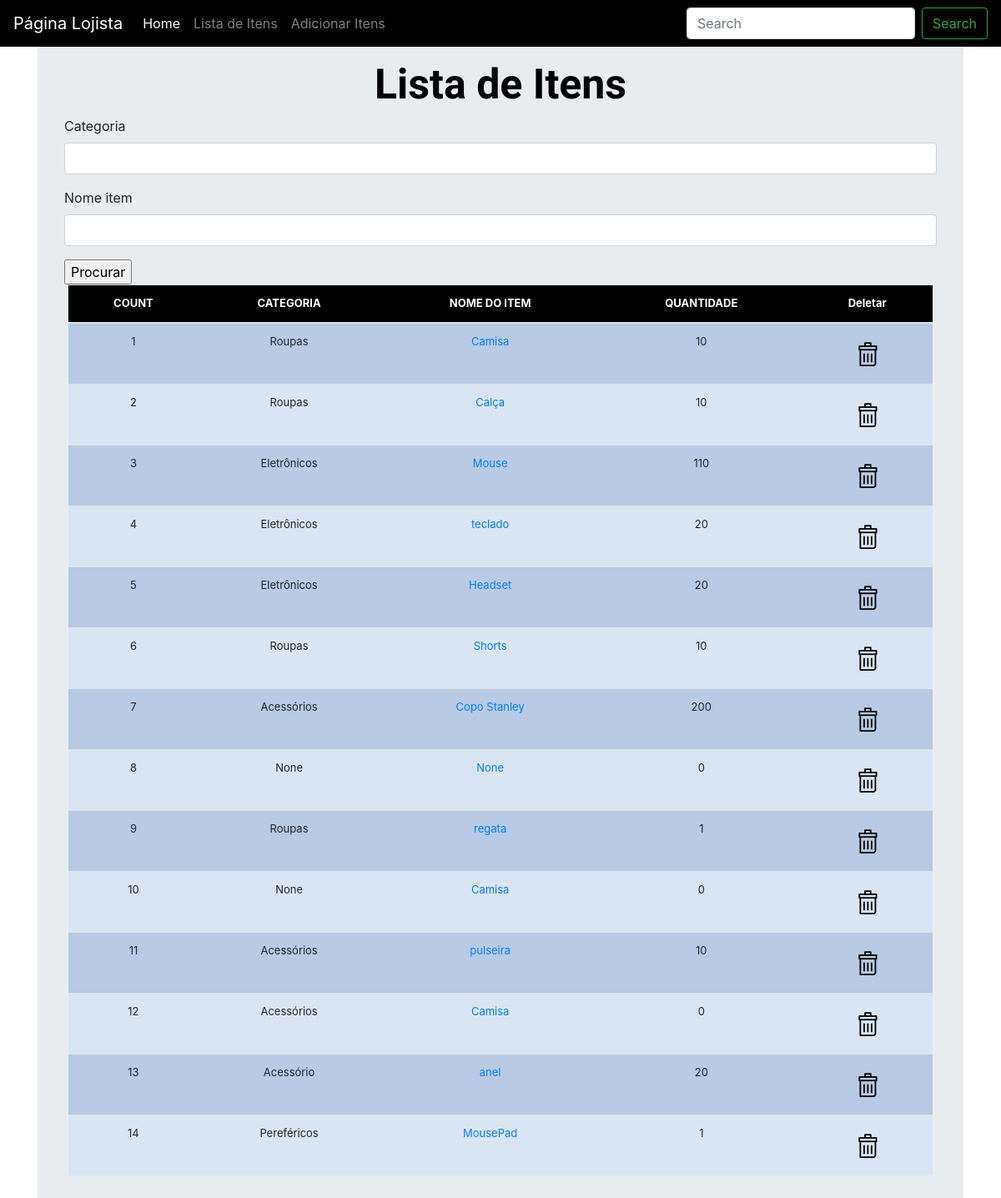
/Estoque/lista_itens/, run on an earlier commit of the app's database.
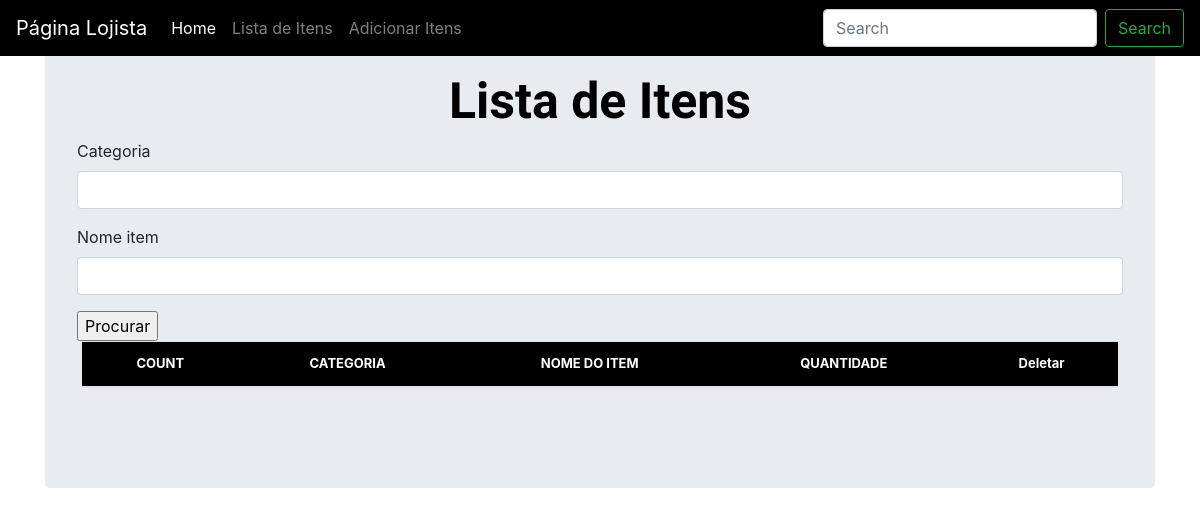
And on a later commit of the database.
### Estoque/models.py (models this page shows, shortened)
class Stock(models.Model):
    Categoria = models.CharField(max_length=50,blank=True,null=True)
    nome_item = models.CharField(max_length=50,blank=True,null=True)
    quantidade = models.IntegerField(default=0,null=True,blank=True)
    quantidade_recebida = models.IntegerField(default=0,null=True,blank=True)
    recebida_por= models.CharField(max_length=50,blank=True,null=True)
    quantidade_problema = models.IntegerField(default=0,null=True,blank=True)
    issue_by = models.CharField(max_length=50,blank=True,null=True)
    issue_to = models.CharField(max_length=50,blank=True,null=True)
    numeroTelefone= models.CharField(max_length=50,blank=True,null=True)
    criado_por = models.CharField(max_length=50,blank=True,null=True)
    reorder_level = models.IntegerField(default=0,null=True,blank=True)
    ultima_atualizacao=  models.DateTimeField(auto_now_add=False,auto_now = True)
    exportar_CSV = models.BooleanField(default=False)

### Estoque/views.py (the view, shortened to what this page needs)
# urls.py: path('lista_itens/', views.lista_itens, name='lista_itens'),
def lista_itens(request):
    title="Lista de Itens"
    form = StockSearchForm(request.POST or None)
    queryset = Stock.objects.all()
    context = {
        "title" : title,
        "queryset" : queryset,
        "form" : form,
    }
    return render(request, 'estoque/lista_itens.html', context)

### Estoque/forms.py
class StockSearchForm(forms.ModelForm):
    class Meta:
        model = Stock
        fields = ['Categoria', 'nome_item']

### Estoque/templates/estoque/lista_itens.html (shortened to what this page needs)
{% load static %}
{% load crispy_forms_tags %}
{% load crispy_forms_filters %}
<!doctype html>
<html lang="en">
  <head>
    <link rel="stylesheet" href="{% static 'css/stylesheet.css' %}" rel="stylesheet">
    <link rel="stylesheet" href="{% static 'css/bootstrap.min.css' %}" rel="stylesheet">
    <link rel="stylesheet" href="{% static 'css/navbar-top-fixed.css' %}" rel="stylesheet">
  </head>
  <body>
    {% include 'estoque/navbar.html'%}
<main role="main" class="container">
  <div class="jumbotron">
  <div class="header">{{title}}</div>
  <form method='POST' action="">{% csrf_token %}
      {{form|crispy}}
      <input type="submit" value="Procurar"/>
  </form>
    <div class="display-table">
      <table class='table'>
        <thead>
          <tr>
            <th>COUNT</th>
            <th>CATEGORIA</th>
            <th>NOME DO ITEM</th>
            <th>QUANTIDADE</th>
            <th>Deletar</th>
          </tr>
        </thead>
        {% for instance in queryset %}
        <tr>
          <td>{{forloop.counter}}</td>
          <td>{{instance.Categoria}}</td>
          <td><a href="{% url 'update_itens' instance.id %}">{{instance.nome_item}}</a></td>
          <td>{{instance.quantidade}}</td>
          <td><a href="{% url 'deletar_itens' instance.id %}"><img src="{% static 'img/del2.png'%}" alt=""></a></td>
        </tr>
        {% endfor %}
      </table>
  </div>
  </div>
</main>
</html>

What changed in the data, as far as the page shows it:
removed Stock: Categoria "Roupas", nome_item "Camisa", quantidade "10"
removed Stock: Categoria "Roupas", nome_item "Calça", quantidade "10"
removed Stock: Categoria "Eletrônicos", nome_item "Mouse", quantidade "110"
removed Stock: Categoria "Eletrônicos", nome_item "teclado", quantidade "20"
removed Stock: Categoria "Eletrônicos", nome_item "Headset", quantidade "20"
removed Stock: Categoria "Roupas", nome_item "Shorts", quantidade "10"
removed Stock: Categoria "Acessórios", nome_item "Copo Stanley", quantidade "200"
removed Stock: Categoria "None", nome_item "None", quantidade "0"
removed Stock: Categoria "Roupas", nome_item "regata", quantidade "1"
removed Stock: Categoria "None", nome_item "Camisa", quantidade "0"
removed Stock: Categoria "Acessórios", nome_item "pulseira", quantidade "10"
removed Stock: Categoria "Acessórios", nome_item "Camisa", quantidade "0"
removed Stock: Categoria "Acessório", nome_item "anel", quantidade "20"
removed Stock: Categoria "Pereféricos", nome_item "MousePad", quantidade "1"
